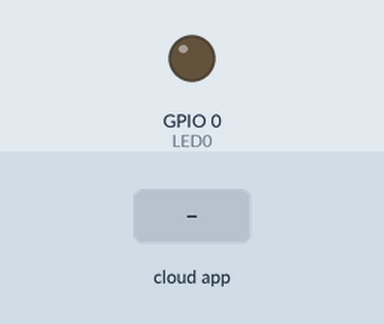
This program was run on a simulated ESP8266 (NodeMCU). On the bench: output pins drawn as LEDs (lit = HIGH). The test bench sets the inputs (shaded band). WiFi joins after 1.5 s; servers stay silent unless stated; the Firebase database answers and starts empty.

Above: at 5.8 s.
5.9 s: the phone or cloud app sets on to 1
At 6.5 s:
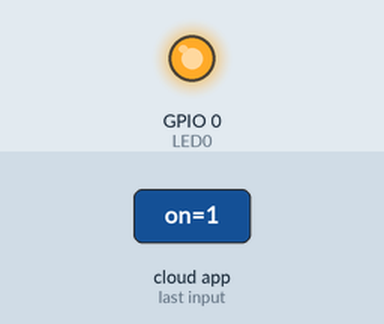
7.5 s: the phone or cloud app sets on to 0
At 8.9 s:
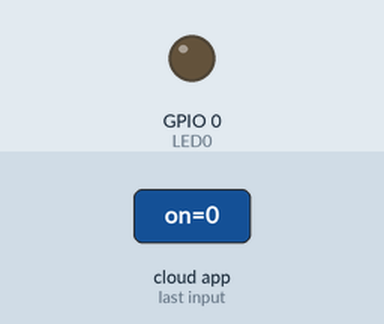
Timing chart, 0 to 10.5 s (numbered marks = the images above; inputs shaded):
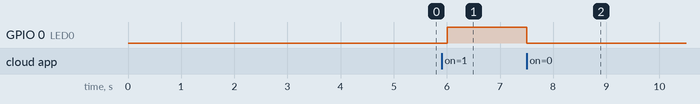

Measured:
- after the input at 5.9 s, GPIO 0 (LED0): LOW → HIGH after 0.10 s
- after the input at 7.5 s, GPIO 0 (LED0): HIGH → LOW at once

The program:

main.cpp
```cpp
#include <Arduino.h>
#include <ESP8266WiFi.h>
#include <string.h>
#include <FirebaseESP8266.h>
#include <ESP8266WebServer.h>
#include <WiFiManager.h>

#define ON HIGH
#define OFF LOW

const int LED0   = 0; // Assigning Pin 1 as the name LED

String ssid = "YOUR WLAN";
String pass = "YOUR WLAN PASSW";

#define FIREBASE_DATABASE_URL "https://homewithreason-default-rtdb.firebaseio.com/"
#define FIREBASE_KEY "YOUR FIREBASE KEY"

static const String devId =  "light";
static const String lightPath = "/light/OnOff/on";

bool OnOffvalue;

FirebaseData firebaseData1;


void setup ()
{
    delay(3000);
    //Serial.begin(9600);

    pinMode(LED0, OUTPUT);

    //Serial.println("Connecting to wifi");
    // // Serial.print("SSID: ");
    // // char incomingByte = 0;

    // // while(1) {
    // //     if (Serial.available() > 0) {
    // //         incomingByte = Serial.read();
    // //         if(incomingByte == 13) break;
    // //         Serial.print(incomingByte);
    // //         ssid.concat(static_cast<char>(incomingByte));
    // //     }
    // // }

    // // Serial.println();
    // // delay(1000);
    // // Serial.print("PASS: ");
    // // incomingByte = 0;
    // // while (Serial.available() > 0) incomingByte = Serial.read();        //clean the Serial Buffer

    // // while(1) {
    // //     if (Serial.available() > 0) {
    // //         incomingByte = Serial.read();
    // //         if(incomingByte == 13) break;
    // //         Serial.print("*");
    // //         pass.concat(static_cast<char>(incomingByte));
    // //     }
    // // }

    WiFi.begin(ssid,pass);

    //Serial.print("\nConnecting");
    while (WiFi.status() != WL_CONNECTED)
    {
        delay(500);
        //Serial.print(".");
    }
    //Serial.println();

    //Serial.print("Connected, IP address: ");
    //Serial.println(WiFi.localIP());


    Firebase.begin(FIREBASE_DATABASE_URL, FIREBASE_KEY);
    Firebase.reconnectWiFi(true);

    if (!Firebase.beginStream(firebaseData1, lightPath))
    {
        //Serial.println("Could not begin stream");
        //Serial.println("REASON: " + firebaseData1.errorReason());
        //Serial.println();
    }
    else{
        //Serial.println("Began stream");
    }

    //Firebase.setStreamCallback(firebaseData1, streamCallback, streamTimeoutCallback);

    digitalWrite (LED0, LOW);

}

bool Pstate = true;
bool Cstate = true;

void loop () // Code under this loop runs forever.
{

    // digitalWrite (LED0, HIGH); // Making LED High.
    // delay(1000);              // Some Delay
    // digitalWrite (LED0, LOW);  // Making LED LOW.
    // delay(2000);                // Some Delay
    if (Firebase.getBool(firebaseData1, lightPath)){
        //Serial.println("Data was read from firebase");
        Cstate = firebaseData1.boolData();
        if(Cstate == Pstate){
            //Serial.println("data = true");
        }
        else{
            Pstate = Cstate;
            //Serial.println("data = false");
            if(Cstate == true){
                digitalWrite(LED0, ON);
            }
            else{
                digitalWrite(LED0, OFF);
            }
        }
    }
    else {
        // Serial.print("Error in getbool, ");
        // Serial.println(firebaseData1.errorReason());
    }
    //Serial.println("Looping");
}
```
